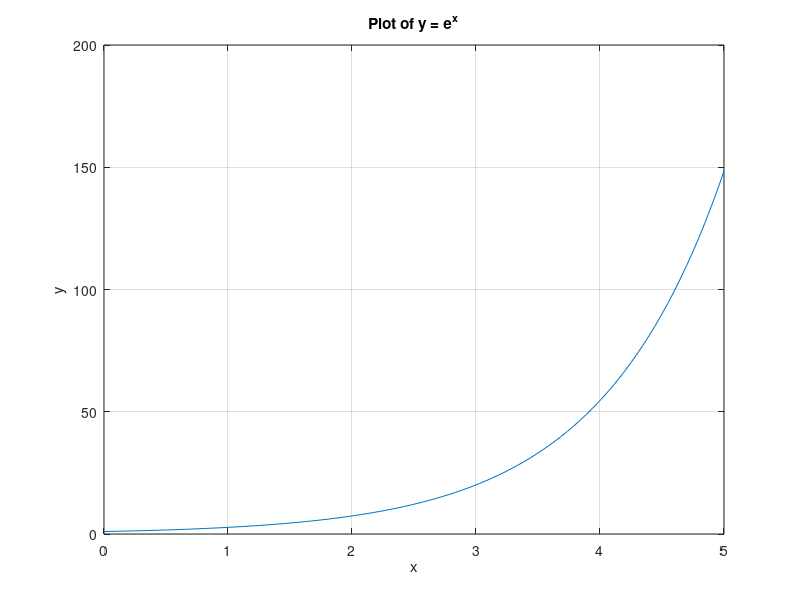
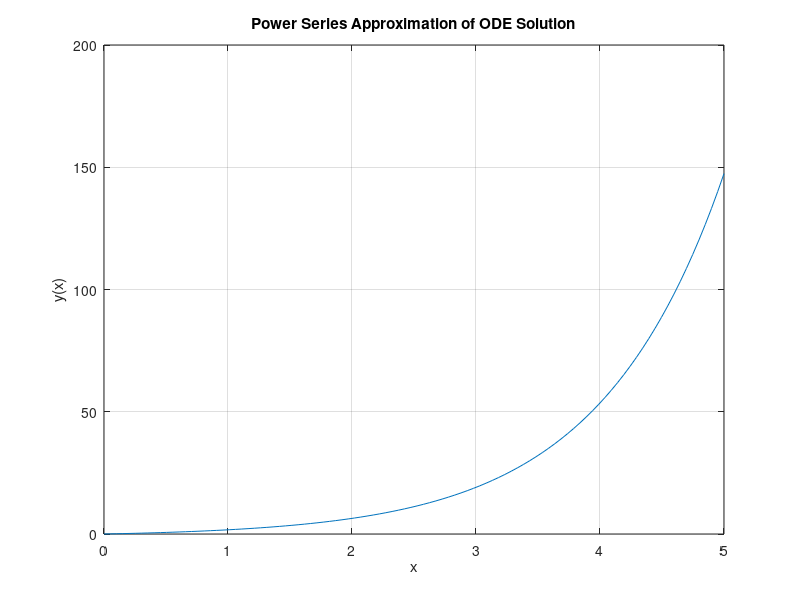
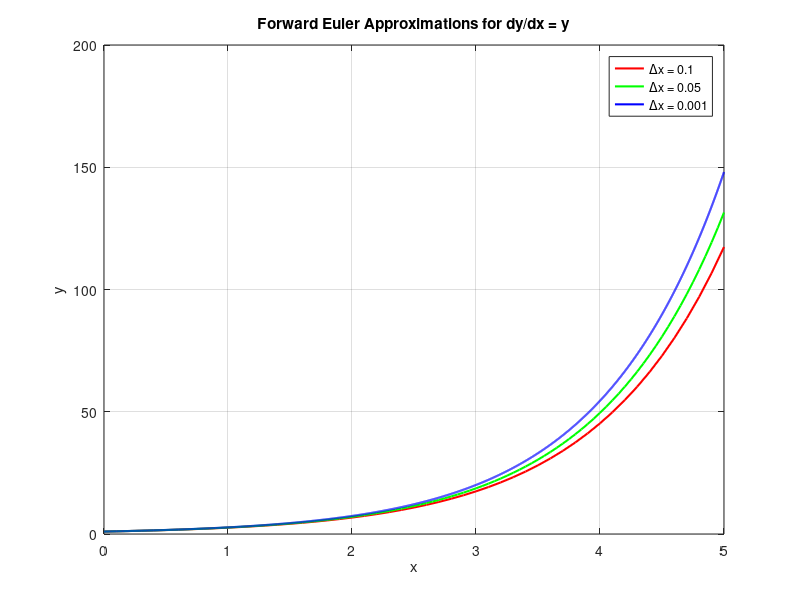

These charts were generated, in order, by the following MATLAB code: (Note: this script raises an error after producing the figures.)
clear; clc; close all;

% Define ODE & intialize parameters
f = @(x, y) y;

% Part 1.3: Plot solution from part 1 (y = e^x)
    x = linspace(0, 5, 100); % plotting 100 points between x = 0 and x = 5    
    y_exact = exp(x);
    
    figure(1);
    plot(x, y_exact);
    title('Plot of y = e^x');
    xlabel('x');
    ylabel('y');
    grid on; % Adding a grid for clarity

% Part 1.3: Plot solution from part 2 (Power Series)
    N = 100; % Number of terms in the series
    a = zeros(1, N); % defining an array to hold all coefficients

    % Calculate the coefficients for the power series
    for n = 1:N-1
        a(n) = 1 / factorial(n); % Equation for coefficients, a(n), of power series
    end

    % Define the range for x
    x = linspace(0, 5, 100); % plotting 100 points between x=0 and 5

    % Calculate the power series approximation
    y_series = zeros(size(x));
    for n = 1:N-1
        y_series = y_series + a(n) * (x.^(n)); % Sum the series
    end
 
    figure(2);
    plot(x, y_series);
    title('Power Series Approximation of ODE Solution');
    xlabel('x');
    ylabel('y(x)');
    grid on;

% Part 1.4: Forward Euler
    % Define step sizes and colors
    step_sizes = [0.1, 0.05, 0.001];
    colours = ['r', 'g', 'b'];

    i = 1; 

    % Loop through each step size
    while i <= length(step_sizes)

        h = step_sizes(i);
        x = 0:h:5;
        y = zeros(size(x));

        y(1) = 1; % Initial condition

        for n = 1:length(x)-1
            y(n+1) = y(n) + h * f(x(n), y(n));
        end

        figure(3);
        plot(x, y, 'Color', colours(i), 'LineWidth', 1.5, 'DisplayName', ['Euler: \Deltax = ' num2str(h)]);
        hold on;
    
        i= i + 1; 

    end

    legend('\Deltax = 0.1', '\Deltax = 0.05', '\Deltax = 0.001');
    xlabel('x'); ylabel('y');
    title('Forward Euler Approximations for dy/dx = y');
    grid on;

% Part 1.5: Verifying answers 
% Check using ode45 function (Given from Assignment)
    odefun = @(x, y) y;
    xspan = [0 5];
    [x, y] = ode45(odefun, xspan, y0);
    
    figure(4)
    plot(x, y);
    xlabel('x');
    ylabel('y');
    title('Solution of the ODE using ode45');
    grid on;

 
